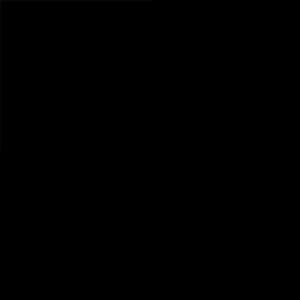
Frame 1 (no input)
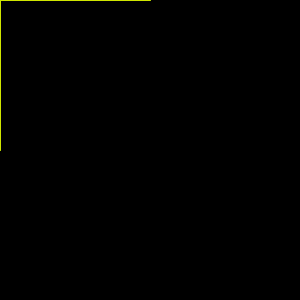
Frame 60 (the mouse pressed at the canvas centre just before this capture)
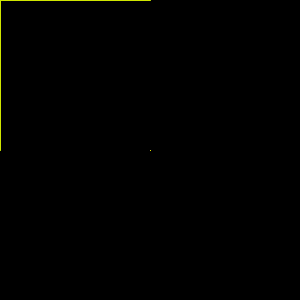
Frame 120 (the mouse held since frame 60 and released just before this capture)

The Processing sketch that drew these frames (run headless with seeded random() and noise(); from frame 60 on, the mouse is pressed at the canvas centre):

// Processing sketch: processing_24949
// ── processing_24949.pde

float x = 1.0;

void setup(){
  size (300,300);
  strokeWeight (.5);
  smooth ();
  background(0);
    fill(0);

   
}
void draw (){
  stroke (#EDFF03, 20);

  line( 150 ,mouseX, mouseX, mouseY);
   line(mouseY, mouseX, mouseX, 150);
  

}             
